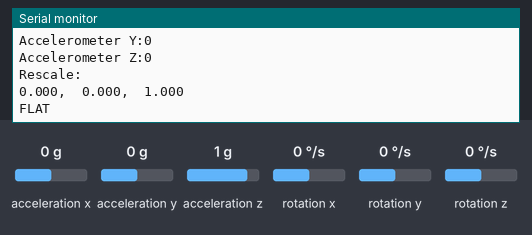
The sketch below on a simulated Arduino Uno, built with avr-gcc and run on an emulated ATmega328P. Parts: the last lines printed to the serial monitor. The test bench sets the inputs (shaded band); at power-on: acceleration x 0 g, acceleration y 0 g, acceleration z 1 g, rotation x 0 °/s, rotation y 0 °/s, rotation z 0 °/s.

Above: at 1.2 s.
1.3 s: acceleration x set to -1.4 g
At 3.0 s:
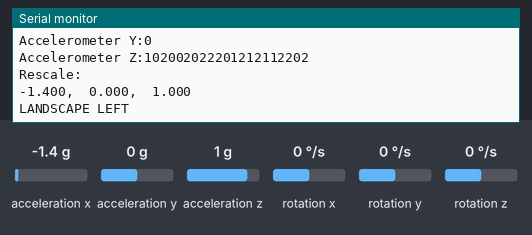
4.8 s: acceleration x set to 0.8 g
At 6.2 s:
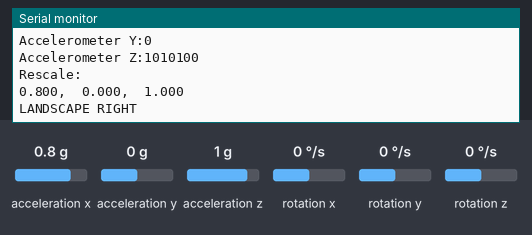
8.0 s: acceleration y set to -1.4 g
At 9.1 s:
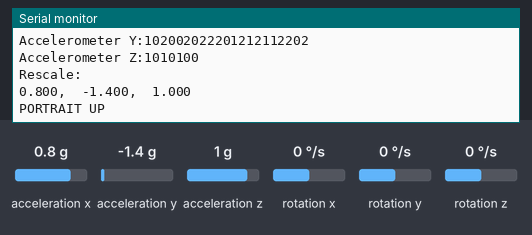
11.2 s: acceleration y set to 1.4 g
At 12.4 s:
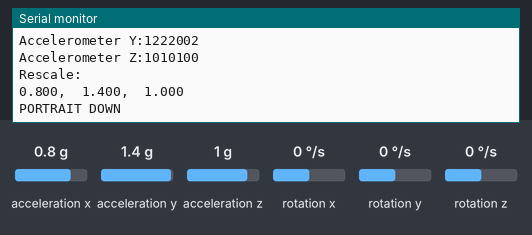
14.4 s: acceleration z set to -1.4 g
At 15.9 s:
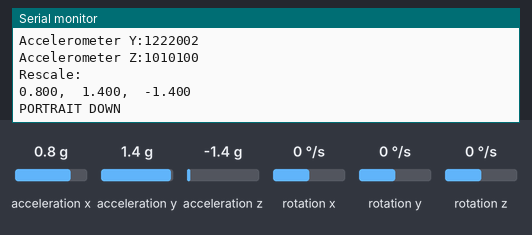
Timing chart, 0 to 16.9 s (numbered marks = the images above; inputs shaded):
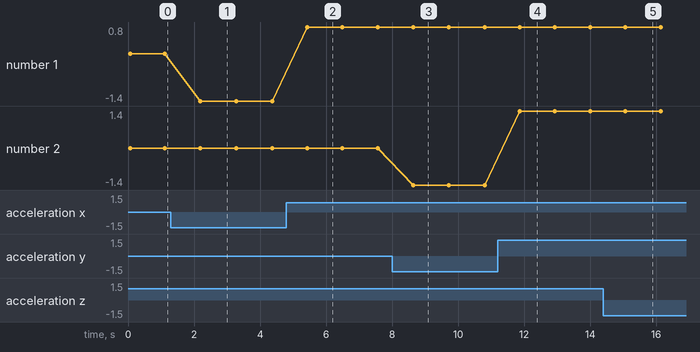

Measured:
- after the input at 1.3 s, the serial monitor: prints a new line after 0.78 s (image 1)
- after the input at 4.8 s, the serial monitor: prints a new line after 0.55 s (image 2)
- after the input at 8.0 s, the serial monitor: prints a new line after 0.56 s (image 3)
- after the input at 11.2 s, the serial monitor: prints a new line after 0.60 s (image 4)
- after the input at 14.4 s, the serial monitor: prints a new line after 0.66 s (image 5)
- plotted number 1: 0 → -1.4 after the input at 1.3 s, -1.4 → 0.8 after the input at 4.8 s
- plotted number 2: 0 → -1.4 after the input at 8.0 s, -1.4 → 1.4 after the input at 11.2 s

The sketch:

ex7-2-1.ino
```cpp
//========== ex7-2-1.ino ============
// pin A4 (SDA) connected to P26-1
// pin A5 (SCL) connected to P26-2
//========== Global Declaration ============
#include <Wire.h>  	    // include the Wire library
#include <SFE_MMA8452Q.h>   // include the SFE_MMA8452Q library
MMA8452Q myMMA; 	    // create an MMA8452Q object named myMMA
//========== Initialization ============
void setup()
{  myMMA.init();	    // initialize the MMA8452Q chip
   Serial.begin(9600);	    // open the serial port at 9600 bps
}
//========== Main Code ============
void loop()
{  if(myMMA.available());   // if MMA8452Q data is ready,
   {  myMMA.read(); 	    // read MMA8452Q acceleration data
      // display X-axis acceleration value
      Serial.print("Accelerometer X:");
      Serial.println(myMMA.x, 3);
      // display Y-axis acceleration value
      Serial.print("Accelerometer Y:");
      Serial.println(myMMA.y, 3);
      // display Z-axis acceleration value
      Serial.print("Accelerometer Z:");
      Serial.println(myMMA.x, 3);
      Serial.println();
      // display g value
      Serial.println("Rescale:");
      Serial.print(myMMA.cx, 3);
      Serial.print(",  ");
      Serial.print(myMMA.cy, 3);
      Serial.print(",  ");
      Serial.println(myMMA.cz, 3);
      Serial.println();
      // display MMA8452Q Landscape/Portrait orientation
      int dir = myMMA.readPL();
      switch (dir)
      {  case PORTRAIT_U:
	      Serial.println("PORTRAIT UP");
	      break;
	 case PORTRAIT_D:
	      Serial.println("PORTRAIT DOWN");
	      break;
	 case LANDSCAPE_L:
	      Serial.println("LANDSCAPE LEFT");
	      break;
	 case LANDSCAPE_R:
	      Serial.println("LANDSCAPE RIGHT");
	      break;
	 case LOCKOUT:
	      Serial.println("FLAT");
	      break;
      }
      delay(1000);
   }
}
```
